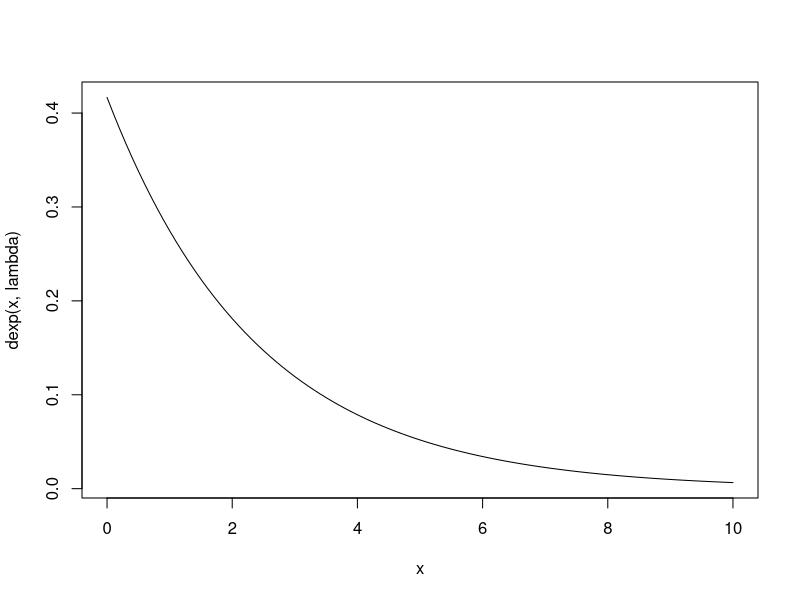
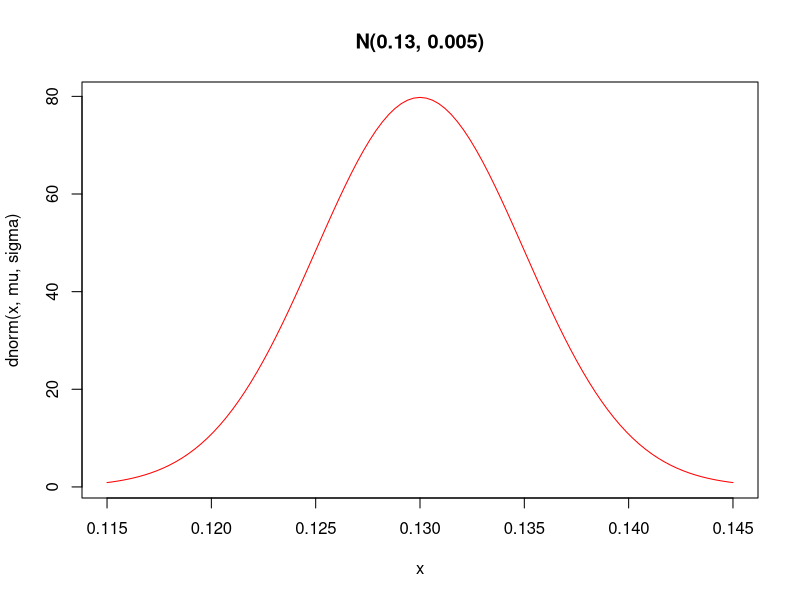
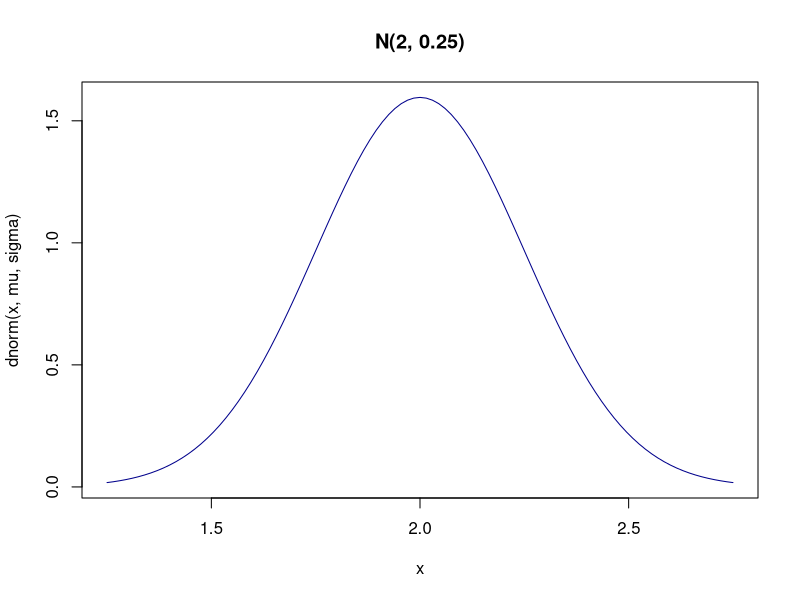
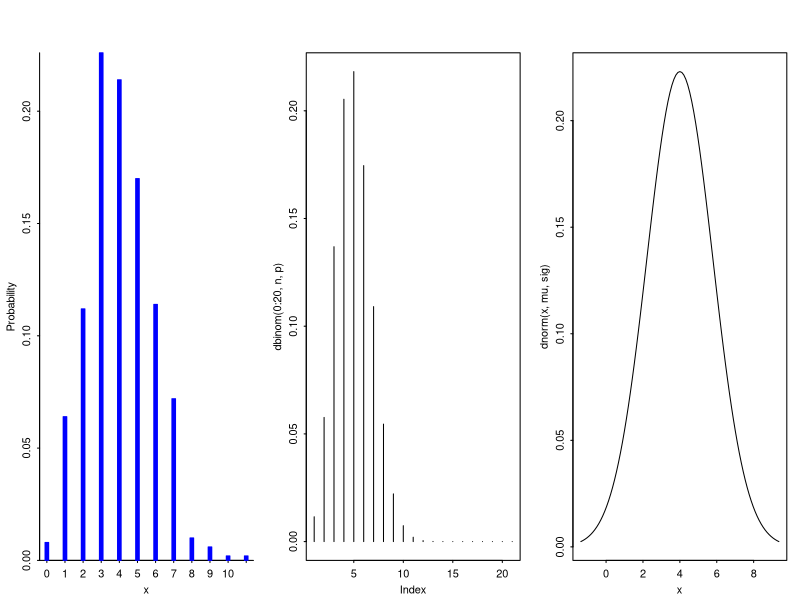
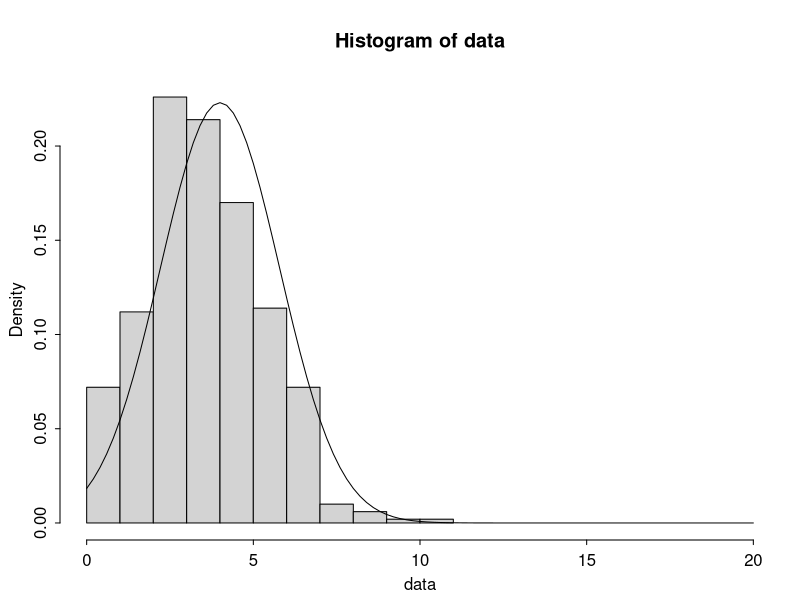

These figures' R source, in order: (Note: this script raises an error after producing the figures.)
# task 6
mean = 2.4
lambda = 1/mean
curve(dexp(x, lambda), from=0, to=10) # or xlim

# P(R>3)
1-pexp(3,lambda)

# P(2<R<3)
pexp(3,lambda) - pexp(2,lambda)

# same calculations, using integrals
f=function(x){lambda*exp(-lambda*x)}
integrate(f,3,Inf)
g=function(x){x*lambda*exp(-lambda*x)}
h=function(x){x*f(x)}
integrate(g, 0, Inf)
integrate(h, 0, Inf)

# task 7
# X-wire resistance
# X~N(mu=0.13,sigma=0.005)
mu = 0.13
sigma = 0.005
title = paste0("N(", mu, ", ", sigma, ")")
curve(dnorm(x,mu,sigma), from=mu-3*sigma, to=mu+3*sigma, main=title, col="red")
# P(0.12<X<0.14) = F(0.14) - F(0.12)
pnorm(0.14, mu, sigma) - pnorm(0.12, mu, sigma)

# task 8
# B - paint-drying time
# B~N(mu=2, sigma=0.25)
mu=2
sigma=0.25
title=paste0("N(", mu, ", ", sigma, ")")
curve(dnorm(x,mu,sigma), from=mu-3*sigma, to=mu+3*sigma, main=title, col="darkblue")

mu=120
sigma=15
pnorm(135,mu,sigma) - pnorm(110,mu,sigma)

# task 9
# pnorm

# task 10
n=20
p=0.2
ss=500
data=rbinom(ss,n,p)
head(data)
tail(data)

library("arm")
par(mfrow=c(1,3))
discrete.histogram(data)
plot(dbinom(0:20,n,p), type="h")
mu = n*p
sig=sqrt(n*p*(1-p))
curve(dnorm(x,mu,sig), from=mu-3*sig, to=mu+3*sig)
#10b
par(mfrow=c(1,1))
hist(data,xlim=c(0,20), freq=F)
curve(dnorm(x,mu,sig), from=0, to=20, add=TRUE)

#11? or 10c
prob=dbinom(x,n,p)
sum(prob[x<=15])

pbinom(15,n,p)
pnorm(15,mu,sigma)

### task 12
set.seed(42571)
x=rnorm(30)
vectormean = rep(0,0)
for(i in 1:200){
  X=rnorm(30)
  vectormean[i] = mean(x)
}
vectormean
hist(vectormean, freq=F)
mu=0
sigma=1/sqrt(30)
curve(dnorm(x,mu,sigma), ad=T, col="red")
